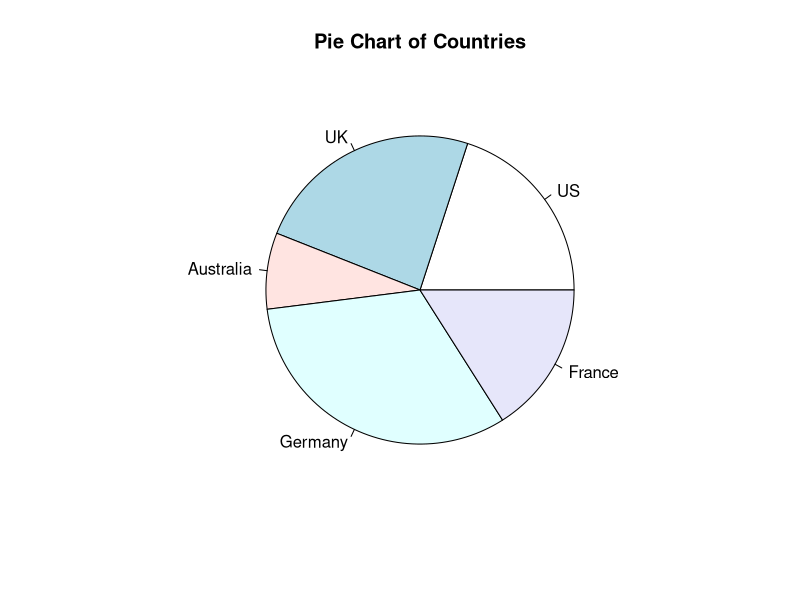
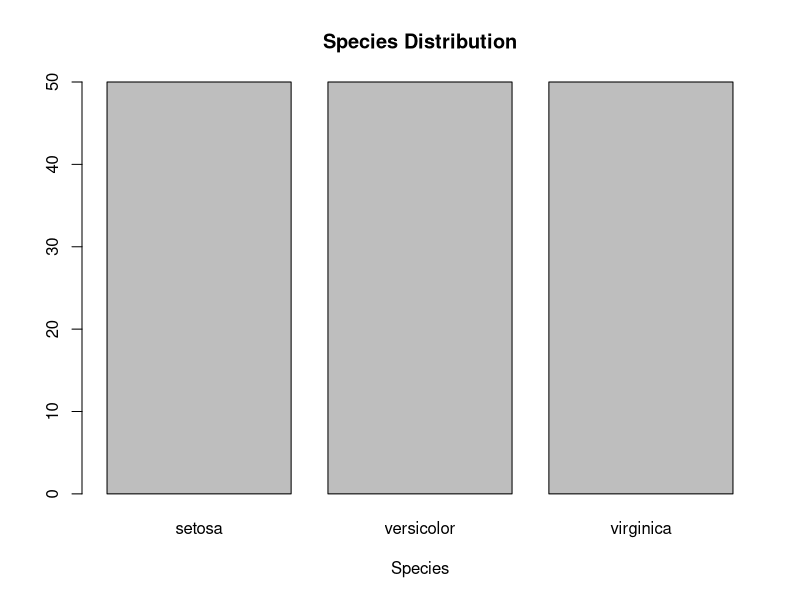
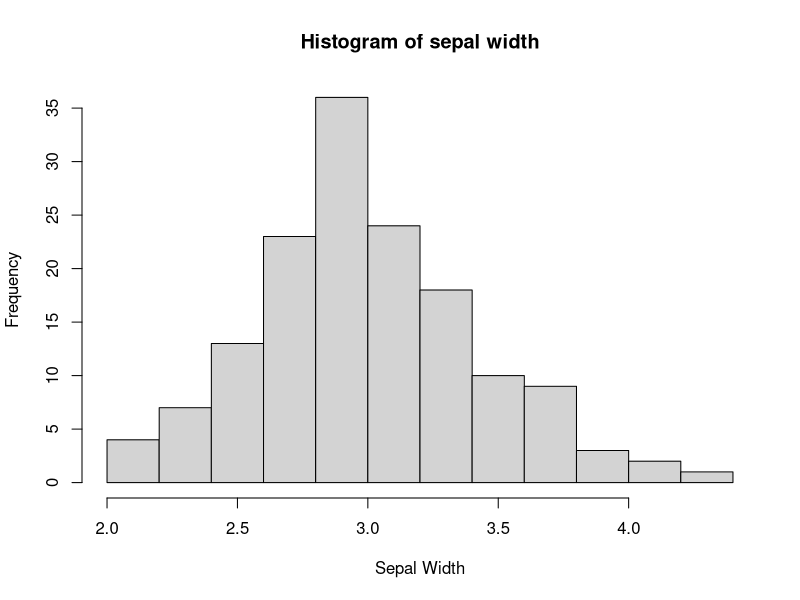
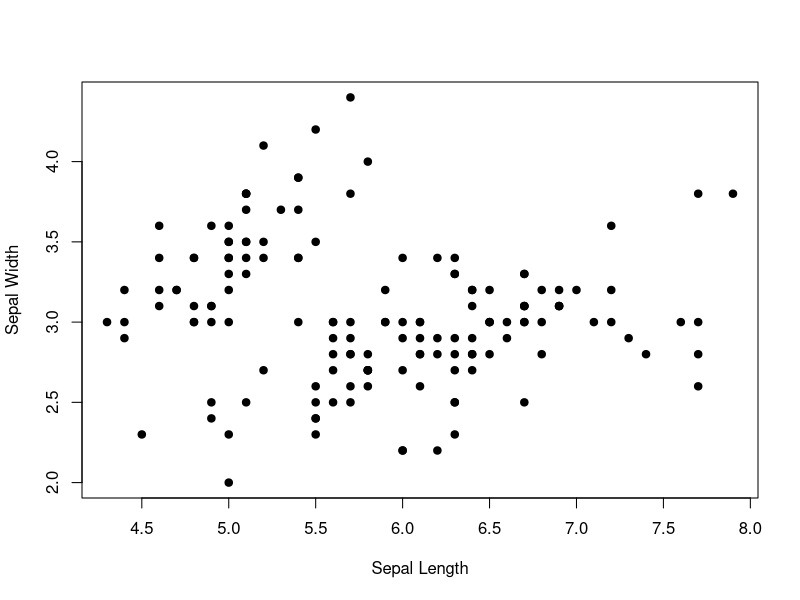

Source code (R) for these figures, in order:
# 2 Data set
library(datasets)
is.data.frame(iris)
iris[1:10,]$Sepal.Length

# 3 Visualisation
table(iris$Species)

# 3.1 Pie Chart
slices <- c(10, 12, 4, 16, 8)
lbls <- c("US", "UK", "Australia", "Germany", "France")
pie(slices, labels = lbls, main="Pie Chart of Countries")

# 3.2 Bar Chart
counts <- table(iris$Species)
barplot(counts, main="Species Distribution", xlab="Species")

# 3.3 Histogram
hist(iris$Sepal.Width, main="Histogram of sepal width", xlab="Sepal Width")

# 3.4 Scatter Plot
plot(iris$Sepal.Length, iris$Sepal.Width,
     xlab="Sepal Length", ylab="Sepal Width", pch=19)

# 4 Summaries
x <- c(414, 123, 72, 79, 66, 84, 169, 144, 102, 110, 162) # 11 elements
y <- c(414, 123, 72, 79, 66, 84, 169, 144, 102, 110) # 10 elements


# 4.1 Median
median(x)
median(y)
# 4.2 Mean
mean(x)
mean(y)
# 4.3 Quantiles
quantile(x, type=1)
quantile(y, type=1)

# 4.4 Head
head(iris)

# 4.5 Summary
summary(iris)

# 4.6 Standard Deviation
library(stats)
sd(x)
sd(y)

# 5 Questions
# q1. Square root of 31729
sqrt(31729)

# 2. Create a new object ’b’ with value 3247.5
b <- 3247.5

# 3. Convert ’b’ from previous question to Character, Integer, and Logical classes.
as.character(b)
as.integer(b)
as.logical(b)

# 4. Create a vector numbers from 10 to 80 and find out its class.
v1 <- seq(10, 80, 1)
class(v1)

# 5. Create a vector containing following mixed elements (212, ’a’, 23.13, ’b’, TRUE,
# FALSE) and find out its class.
c(212, 'a', 23.13, 'b', TRUE, FALSE)

# 6. Create an empty vector of class character having the length 50. Display the default
# values.
v2 <- vector(mode = "character", length = 50)
rep('',50)

# 7. Assign the characters ’a’, ’b’, ’c’, ’d’, and ’e’ in above vector (10 each).
v2 <- rep(c('a','b','c','d','e'),10)
v2 <- rep(c('a','b','c','d','e'),,,10)

# 8. Create a vector with some of your friend’s names.
v3 <- c('aurore','alan','baptiste','fabien')

# 9. Get the length of above vector.
length(v3)

# 10. Sort the vector (your friends) by names.
sort(v3)

# 11. Reverse direction of the above sort.
sort(v3, decreasing = TRUE)
rev(v3)

# 12. Create a vector using rep and seq functions containing values: ’a’,’a’,1,2,3,4,5,7,9,11
c(rep('a',2),seq(1,5,1),7,9,11)

# 13. Remove missing value from c(NA, 13, 22, NA, 544, NA).
v4 <- c(NA, 13, 22, NA, 544, NA)
v4 <- v4[!is.na(v4)]

# 14. 
library(datasets)
#Find the class of ”iris” dataset,
class(iris)
#find the class of all the columns of ’iris’,
class(iris[,1])
#get the summary of ’iris’, 
summary(iris)
#get the top 6 rows, 
iris[1:6,]
#view it in a spreadsheet format, 
View(iris[1:6,])
#get row names, 
rownames(iris)
#get column names, 
colnames(iris)
#get number of rows 
nrow(iris)
#get number of columns.
ncol(iris)

# 15. Get rows with Sepal.Width greater than 3.5 from ’iris’ dataset.  
x <- iris[iris$Sepal.Width > 3.5,] 

